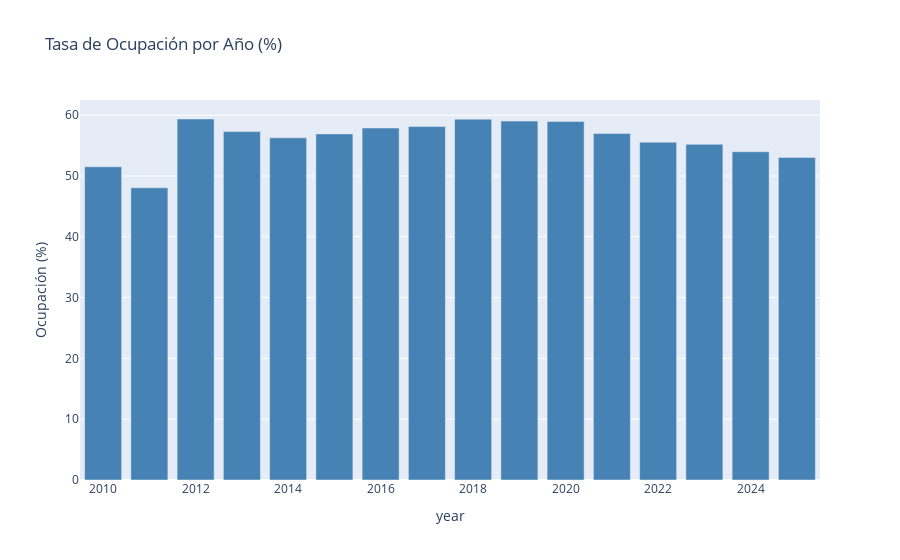
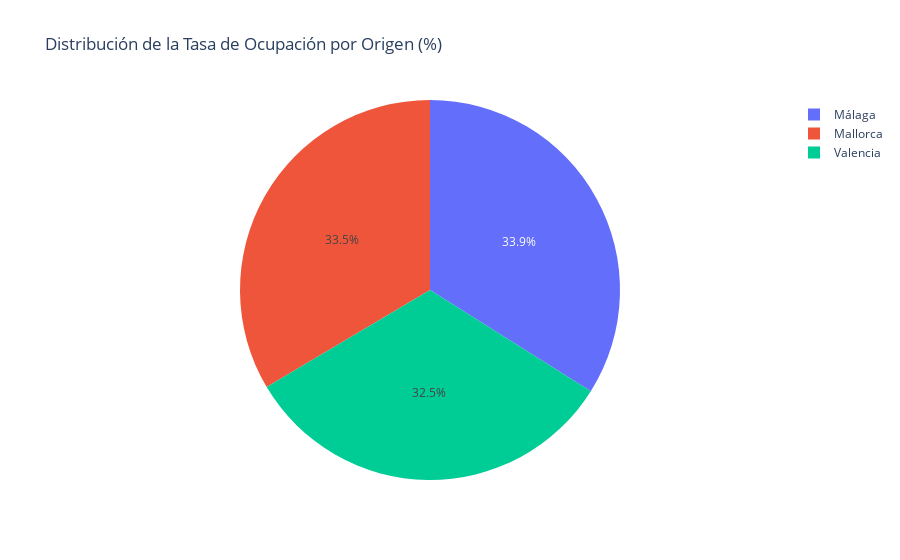
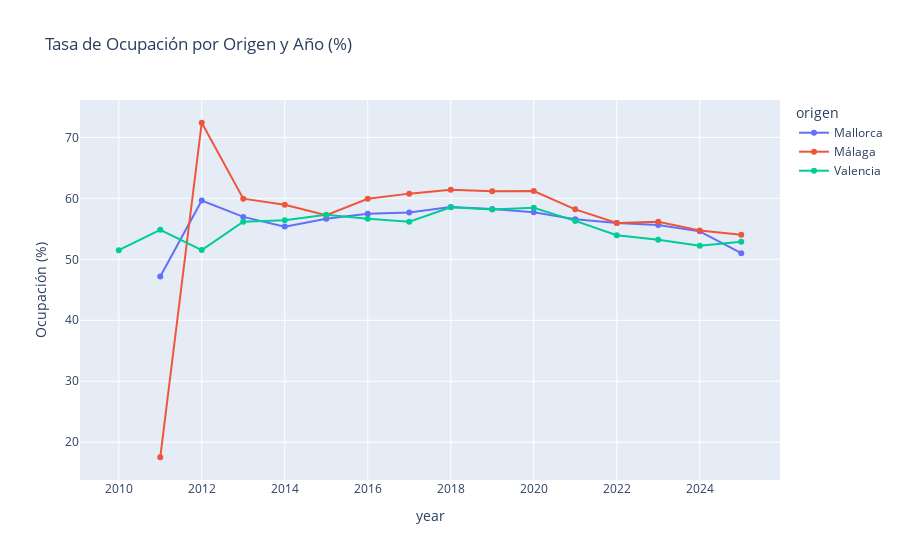

Notebook code cell kept with these figures, in order:
### Code cell
# Gráfico 1: Barras por año
fig1 = px.bar(
    ocupacion_anual.reset_index(), 
    x='year', y='tasa_ocupacion_%',
    title='Tasa de Ocupación por Año (%)',
    labels={'tasa_ocupacion_%': 'Ocupación (%)'},
    color_discrete_sequence=['steelblue']
)
fig1.show()

# Gráfico 2: Circular por origen
fig2 = px.pie(
    ocupacion_origen.reset_index(), 
    names='origen', values='tasa_ocupacion_%',
    title='Distribución de la Tasa de Ocupación por Origen (%)'
)
fig2.show()

# Gráfico 3: Línea por origen y año
fig3 = px.line(
    ocupacion_origen_anio.reset_index(), 
    x='year', y='tasa_ocupacion_%', 
    color='origen',
    title='Tasa de Ocupación por Origen y Año (%)',
    markers=True,
    labels={'tasa_ocupacion_%': 'Ocupación (%)'}
)
fig3.show()

### Figure 1 — Plotly figure (JSON) as saved in the notebook; plotly's stock layout.template omitted (floating-point values rounded to 4 significant figures)
{"data": [{"hovertemplate": "year=%{x}<br>Ocupación (%)=%{y}<extra></extra>", "legendgroup": "", "marker": {"color": "steelblue", "pattern": {"shape": ""}}, "name": "", "orientation": "v", "showlegend": false, "textposition": "auto", "type": "bar", "x": [2010, 2011, 2012, 2013, 2014, 2015, 2016, 2017, 2018, 2019, 2020, 2021, 2022, 2023, 2024, 2025], "xaxis": "x", "y": [51.51, 48.05, 59.37, 57.3, 56.28, 56.92, 57.88, 58.13, 59.34, 59.02, 58.96, 56.97, 55.55, 55.21, 53.99, 53.06], "yaxis": "y"}], "layout": {"barmode": "relative", "legend": {"tracegroupgap": 0}, "title": {"text": "Tasa de Ocupación por Año (%)"}, "xaxis": {"anchor": "y", "domain": [0, 1], "title": {"text": "year"}}, "yaxis": {"anchor": "x", "domain": [0, 1], "title": {"text": "Ocupación (%)"}}}}

### Figure 2 — Plotly figure (JSON) as saved in the notebook; plotly's stock layout.template omitted (floating-point values rounded to 4 significant figures)
{"data": [{"domain": {"x": [0, 1], "y": [0, 1]}, "hovertemplate": "origen=%{label}<br>tasa_ocupacion_%=%{value}<extra></extra>", "labels": ["Mallorca", "Málaga", "Valencia"], "legendgroup": "", "name": "", "showlegend": true, "type": "pie", "values": [56.0, 56.68, 54.3]}], "layout": {"legend": {"tracegroupgap": 0}, "title": {"text": "Distribución de la Tasa de Ocupación por Origen (%)"}}}

### Figure 3 — Plotly figure (JSON) as saved in the notebook; plotly's stock layout.template omitted (floating-point values rounded to 4 significant figures)
{"data": [{"hovertemplate": "origen=Mallorca<br>year=%{x}<br>Ocupación (%)=%{y}<extra></extra>", "legendgroup": "Mallorca", "line": {"color": "#636efa", "dash": "solid"}, "marker": {"symbol": "circle"}, "mode": "lines+markers", "name": "Mallorca", "orientation": "v", "showlegend": true, "type": "scatter", "x": [2011, 2012, 2013, 2014, 2015, 2016, 2017, 2018, 2019, 2020, 2021, 2022, 2023, 2024, 2025], "xaxis": "x", "y": [47.19, 59.64, 56.96, 55.37, 56.64, 57.48, 57.69, 58.59, 58.25, 57.73, 56.59, 55.96, 55.64, 54.59, 51.01], "yaxis": "y"}, {"hovertemplate": "origen=Málaga<br>year=%{x}<br>Ocupación (%)=%{y}<extra></extra>", "legendgroup": "Málaga", "line": {"color": "#EF553B", "dash": "solid"}, "marker": {"symbol": "circle"}, "mode": "lines+markers", "name": "Málaga", "orientation": "v", "showlegend": true, "type": "scatter", "x": [2011, 2012, 2013, 2014, 2015, 2016, 2017, 2018, 2019, 2020, 2021, 2022, 2023, 2024, 2025], "xaxis": "x", "y": [17.53, 72.4, 59.95, 58.94, 57.25, 59.93, 60.78, 61.4, 61.16, 61.19, 58.19, 55.97, 56.15, 54.72, 54.03], "yaxis": "y"}, {"hovertemplate": "origen=Valencia<br>year=%{x}<br>Ocupación (%)=%{y}<extra></extra>", "legendgroup": "Valencia", "line": {"color": "#00cc96", "dash": "solid"}, "marker": {"symbol": "circle"}, "mode": "lines+markers", "name": "Valencia", "orientation": "v", "showlegend": true, "type": "scatter", "x": [2010, 2011, 2012, 2013, 2014, 2015, 2016, 2017, 2018, 2019, 2020, 2021, 2022, 2023, 2024, 2025], "xaxis": "x", "y": [51.51, 54.85, 51.52, 56.16, 56.41, 57.31, 56.66, 56.18, 58.54, 58.18, 58.47, 56.3, 53.96, 53.22, 52.22, 52.88], "yaxis": "y"}], "layout": {"legend": {"title": {"text": "origen"}, "tracegroupgap": 0}, "title": {"text": "Tasa de Ocupación por Origen y Año (%)"}, "xaxis": {"anchor": "y", "domain": [0, 1], "title": {"text": "year"}}, "yaxis": {"anchor": "x", "domain": [0, 1], "title": {"text": "Ocupación (%)"}}}}
